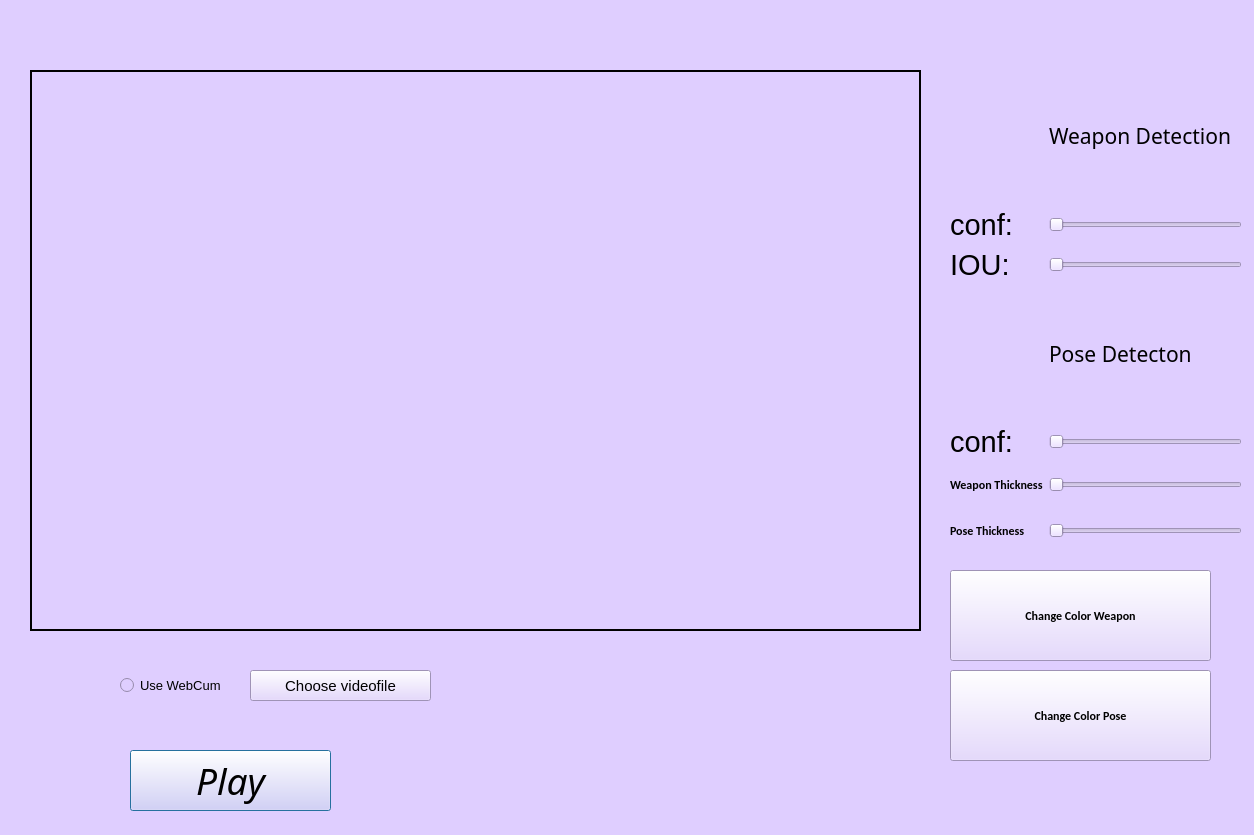
<?xml version="1.0" encoding="UTF-8"?>
<ui version="4.0">
 <class>OutputDialog</class>
 <widget class="QDialog" name="OutputDialog">
  <property name="geometry">
   <rect>
    <x>0</x>
    <y>0</y>
    <width>1254</width>
    <height>835</height>
   </rect>
  </property>
  <property name="minimumSize">
   <size>
    <width>0</width>
    <height>0</height>
   </size>
  </property>
  <property name="maximumSize">
   <size>
    <width>1920</width>
    <height>1080</height>
   </size>
  </property>
  <property name="font">
   <font>
    <family>Calibri</family>
    <weight>75</weight>
    <bold>true</bold>
   </font>
  </property>
  <property name="windowTitle">
   <string>Output Window</string>
  </property>
  <property name="windowIcon">
   <iconset resource="resource.qrc">
    <normaloff>:/icon/icon.png</normaloff>:/icon/icon.png</iconset>
  </property>
  <property name="autoFillBackground">
   <bool>false</bool>
  </property>
  <property name="styleSheet">
   <string notr="true">background-color: rgb(223, 206, 255);</string>
  </property>
  <widget class="QLabel" name="imgLabel">
   <property name="geometry">
    <rect>
     <x>30</x>
     <y>70</y>
     <width>891</width>
     <height>561</height>
    </rect>
   </property>
   <property name="maximumSize">
    <size>
     <width>1920</width>
     <height>1080</height>
    </size>
   </property>
   <property name="frameShape">
    <enum>QFrame::WinPanel</enum>
   </property>
   <property name="text">
    <string/>
   </property>
  </widget>
  <widget class="QPushButton" name="playButton">
   <property name="geometry">
    <rect>
     <x>130</x>
     <y>750</y>
     <width>201</width>
     <height>61</height>
    </rect>
   </property>
   <property name="font">
    <font>
     <family>Sitka Small</family>
     <pointsize>28</pointsize>
     <weight>50</weight>
     <italic>true</italic>
     <bold>false</bold>
    </font>
   </property>
   <property name="text">
    <string>Play</string>
   </property>
  </widget>
  <widget class="QPushButton" name="colorButtonPose">
   <property name="geometry">
    <rect>
     <x>950</x>
     <y>670</y>
     <width>261</width>
     <height>91</height>
    </rect>
   </property>
   <property name="text">
    <string>Change Color Pose</string>
   </property>
  </widget>
  <widget class="QPushButton" name="colorButtonWeapon">
   <property name="geometry">
    <rect>
     <x>950</x>
     <y>570</y>
     <width>261</width>
     <height>91</height>
    </rect>
   </property>
   <property name="text">
    <string>Change Color Weapon</string>
   </property>
  </widget>
  <widget class="QWidget" name="layoutWidget">
   <property name="geometry">
    <rect>
     <x>950</x>
     <y>70</y>
     <width>292</width>
     <height>481</height>
    </rect>
   </property>
   <layout class="QGridLayout" name="gridLayout">
    <item row="4" column="0">
     <widget class="QLabel" name="iouWeapon">
      <property name="font">
       <font>
        <pointsize>22</pointsize>
       </font>
      </property>
      <property name="text">
       <string>IOU:</string>
      </property>
     </widget>
    </item>
    <item row="0" column="1">
     <widget class="QLabel" name="label_5">
      <property name="font">
       <font>
        <family>Segoe Script</family>
        <pointsize>16</pointsize>
        <weight>50</weight>
        <bold>false</bold>
       </font>
      </property>
      <property name="text">
       <string>Weapon Detection</string>
      </property>
     </widget>
    </item>
    <item row="7" column="0">
     <widget class="QLabel" name="confPose">
      <property name="font">
       <font>
        <pointsize>22</pointsize>
       </font>
      </property>
      <property name="text">
       <string>conf:</string>
      </property>
     </widget>
    </item>
    <item row="1" column="0">
     <widget class="QLabel" name="confWeapon">
      <property name="font">
       <font>
        <pointsize>22</pointsize>
       </font>
      </property>
      <property name="text">
       <string>conf:</string>
      </property>
     </widget>
    </item>
    <item row="7" column="1">
     <widget class="QSlider" name="poseConfSlider">
      <property name="orientation">
       <enum>Qt::Horizontal</enum>
      </property>
     </widget>
    </item>
    <item row="4" column="1">
     <widget class="QSlider" name="weaponIOUSlider">
      <property name="orientation">
       <enum>Qt::Horizontal</enum>
      </property>
     </widget>
    </item>
    <item row="1" column="1">
     <widget class="QSlider" name="weaponConfSlider">
      <property name="orientation">
       <enum>Qt::Horizontal</enum>
      </property>
     </widget>
    </item>
    <item row="5" column="1">
     <widget class="QLabel" name="label_6">
      <property name="font">
       <font>
        <family>Segoe Script</family>
        <pointsize>16</pointsize>
        <weight>50</weight>
        <bold>false</bold>
       </font>
      </property>
      <property name="text">
       <string>Pose Detecton</string>
      </property>
     </widget>
    </item>
    <item row="8" column="0">
     <widget class="QLabel" name="label">
      <property name="minimumSize">
       <size>
        <width>40</width>
        <height>40</height>
       </size>
      </property>
      <property name="text">
       <string>Weapon Thickness</string>
      </property>
     </widget>
    </item>
    <item row="9" column="0">
     <widget class="QLabel" name="label_2">
      <property name="minimumSize">
       <size>
        <width>0</width>
        <height>40</height>
       </size>
      </property>
      <property name="text">
       <string>Pose Thickness</string>
      </property>
     </widget>
    </item>
    <item row="8" column="1">
     <widget class="QSlider" name="weaponThickness">
      <property name="orientation">
       <enum>Qt::Horizontal</enum>
      </property>
     </widget>
    </item>
    <item row="9" column="1">
     <widget class="QSlider" name="poseThickness">
      <property name="orientation">
       <enum>Qt::Horizontal</enum>
      </property>
     </widget>
    </item>
   </layout>
  </widget>
  <widget class="QRadioButton" name="useWebCum">
   <property name="geometry">
    <rect>
     <x>120</x>
     <y>670</y>
     <width>101</width>
     <height>31</height>
    </rect>
   </property>
   <property name="font">
    <font>
     <pointsize>10</pointsize>
    </font>
   </property>
   <property name="text">
    <string>Use WebCum</string>
   </property>
  </widget>
  <widget class="QPushButton" name="ChooseButton">
   <property name="geometry">
    <rect>
     <x>250</x>
     <y>670</y>
     <width>181</width>
     <height>31</height>
    </rect>
   </property>
   <property name="font">
    <font>
     <pointsize>11</pointsize>
    </font>
   </property>
   <property name="text">
    <string>Choose videofile</string>
   </property>
  </widget>
  <widget class="QLabel" name="currentVideo">
   <property name="geometry">
    <rect>
     <x>120</x>
     <y>710</y>
     <width>411</width>
     <height>16</height>
    </rect>
   </property>
   <property name="text">
    <string/>
   </property>
  </widget>
 </widget>
 <resources>
  <include location="resource.qrc"/>
 </resources>
 <connections>
  <connection>
   <sender>useWebCum</sender>
   <signal>clicked(bool)</signal>
   <receiver>ChooseButton</receiver>
   <slot>setDisabled(bool)</slot>
   <hints>
    <hint type="sourcelabel">
     <x>162</x>
     <y>680</y>
    </hint>
    <hint type="destinationlabel">
     <x>278</x>
     <y>685</y>
    </hint>
   </hints>
  </connection>
 </connections>
</ui>
